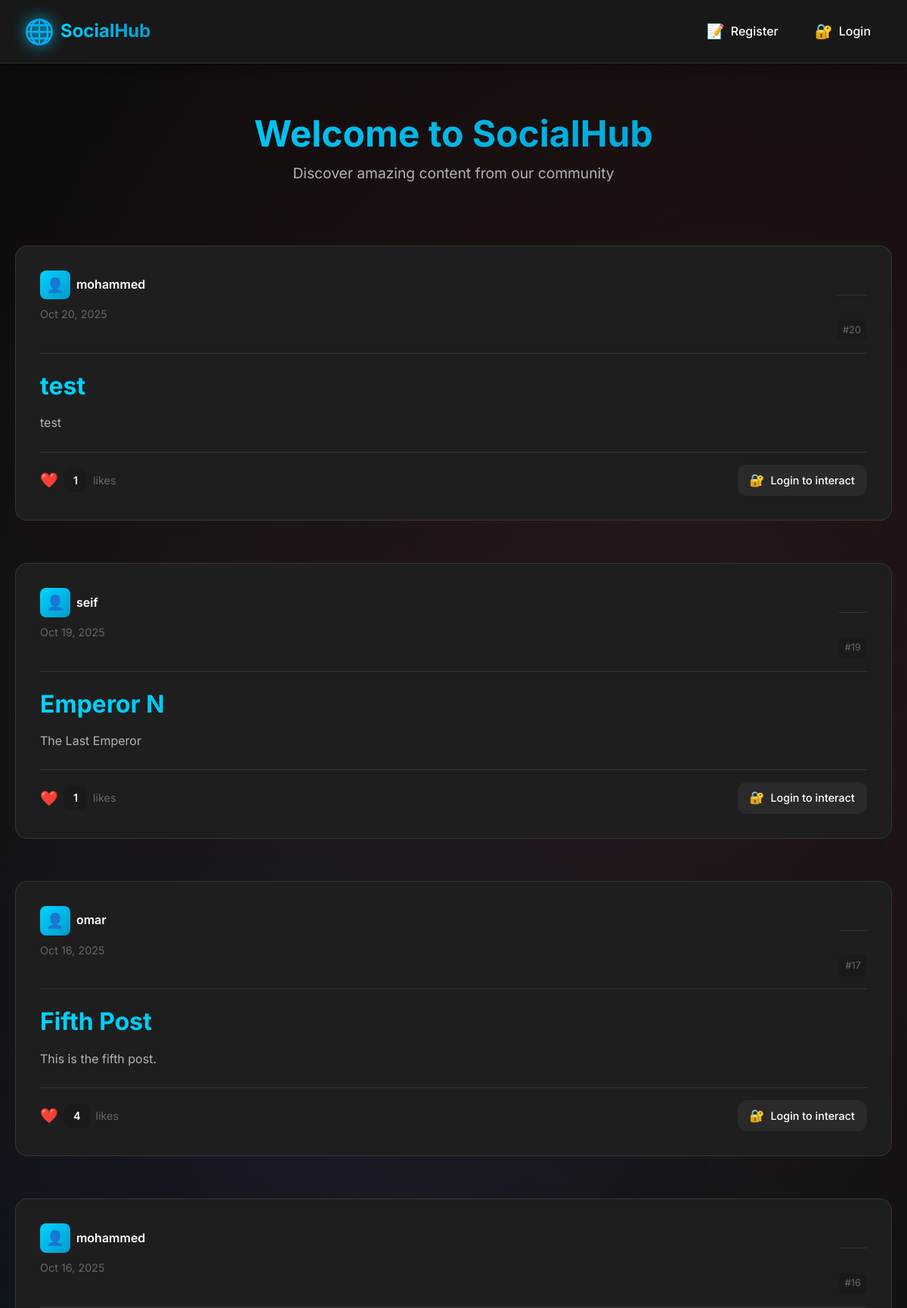
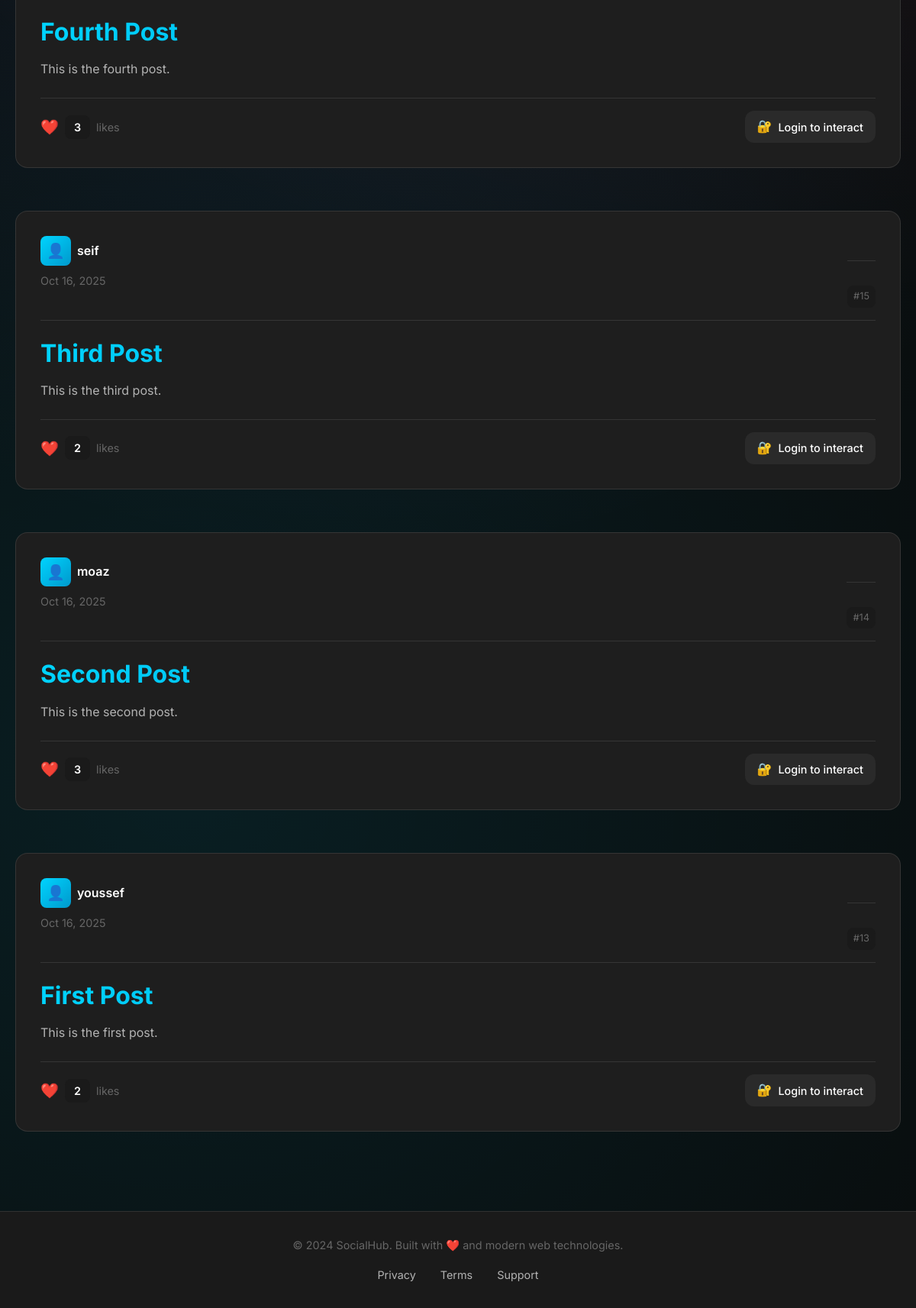
The page / on the database its author committed (2 pictures, top to bottom).
### posts/models.py (models this page shows, shortened)
class Post(models.Model):
    title = models.CharField(max_length=75)
    body = models.TextField()
    date = models.DateTimeField(auto_now_add=True)
    banner = models.ImageField(blank=True)
    author = models.ForeignKey(User, on_delete=models.CASCADE, default=None)
    likes = models.ManyToManyField(User, related_name='liked_posts', blank=True)
    def total_likes(self):
        return self.likes.count()

### posts/views.py (the view)
# urls.py: path('', views.posts_list, name="list"),
def posts_list(request):
    posts = Post.objects.all().order_by('-date')
    return render(request, 'posts/posts_list.html', {'posts': posts})

### posts/templates/posts/posts_list.html (shortened to what this page needs)
{% extends 'layout.html' %}
{% block content %}
    <div class="page-header">
        <h1>Welcome to SocialHub</h1>
        <p class="page-subtitle">Discover amazing content from our community</p>
    </div>
    <section id="posts_section" class="posts-container">
        {% if posts %}
            {% for post in posts %}
                <article class="post" data-post-id="{{ post.id }}">
                    <div class="post-header">
                        <div class="post-meta">
                            <span class="post-author">
                                <span class="author-avatar">👤</span>
                                {{ post.author }}
                            </span>
                            <span class="post-date">{{ post.date|date:"M d, Y" }}</span>
                        </div>
                        <div class="post-actions">
                            <span class="post-id">#{{ post.id }}</span>
                        </div>
                    </div>
                    <div class="post-content">
                        <h2 class="post-title">
                            <a href="{% url 'posts:page' post.id %}">
                                {{ post.title }}
                            </a>
                        </h2>
                        <div class="post-body">
                            <p>{{ post.body|truncatewords:30 }}</p>
                        </div>
                    </div>
                    <div class="post-footer">
                        <div class="post-stats">
                            <div class="likes-container">
                                <span class="likes-icon">❤️</span>
                                <span class="likes-count">{{ post.total_likes }}</span>
                                <span class="likes-label">likes</span>
                            </div>
                        </div>
                        <div class="post-interactions">
                            {% if user.is_authenticated %}
                                <form action="{% url 'posts:like-post' post.id %}" method="POST" class="like-form">
                                    {% csrf_token %}
                                    {% if user in post.likes.all %}
                                        <button type="submit" class="interaction-btn unlike-btn" title="Unlike this post">
                                            <span class="btn-icon">💔</span>
                                            <span class="btn-text">Unlike</span>
                                        </button>
                                    {% else %}
                                        <button type="submit" class="interaction-btn like-btn" title="Like this post">
                                            <span class="btn-icon">❤️</span>
                                            <span class="btn-text">Like</span>
                                        </button>
                                    {% endif %}
                                </form>
                                <a href="{% url 'posts:page' post.id %}" class="interaction-btn view-btn" title="View full post">
                                    <span class="btn-icon">👁️</span>
                                    <span class="btn-text">View</span>
                                </a>
                            {% else %}
                                <a href="{% url 'users:login' %}" class="interaction-btn login-prompt" title="Login to interact">
                                    <span class="btn-icon">🔐</span>
                                    <span class="btn-text">Login to interact</span>
                                </a>
                            {% endif %}
                        </div>
                    </div>
                </article>
            {% endfor %}
        {% endif %}
    </section>
{% endblock %}

### rows shown on the page
Post: author "mohammed", date "Oct 20, 2025", id "20", title "test", body "test", total_likes "1"
Post: author "seif", date "Oct 19, 2025", id "19", title "Emperor N", body "The Last Emperor", total_likes "1"
Post: author "omar", date "Oct 16, 2025", id "17", title "Fifth Post", body "This is the fifth post.", total_likes "4"
Post: author "mohammed", date "Oct 16, 2025", id "16", title "Fourth Post", body "This is the fourth post.", total_likes "3"
Post: author "seif", date "Oct 16, 2025", id "15", title "Third Post", body "This is the third post.", total_likes "2"
Post: author "moaz", date "Oct 16, 2025", id "14", title "Second Post", body "This is the second post.", total_likes "3"
Post: author "youssef", date "Oct 16, 2025", id "13", title "First Post", body "This is the first post.", total_likes "2"
